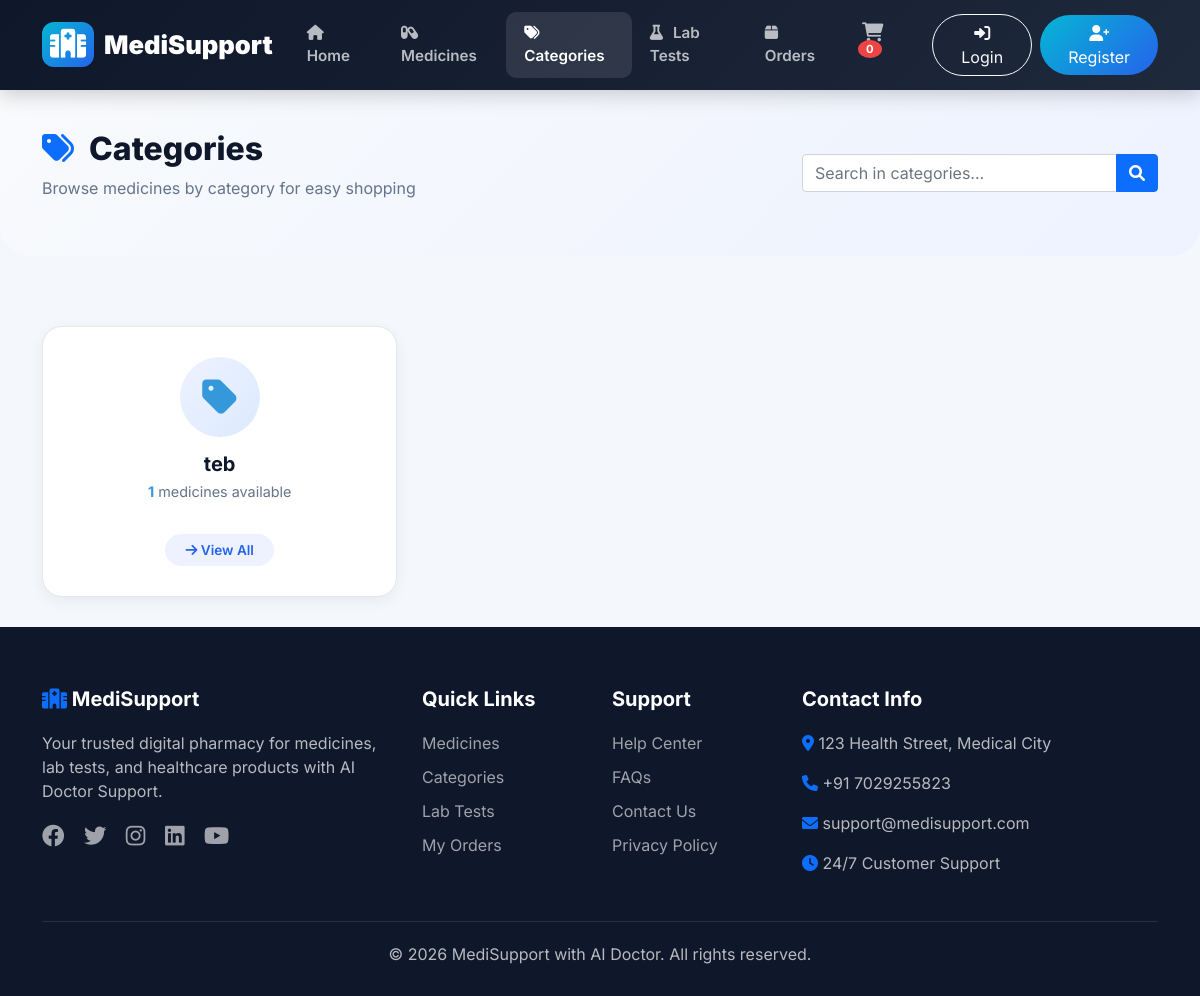
/categories/, run on an earlier commit of the app's database.
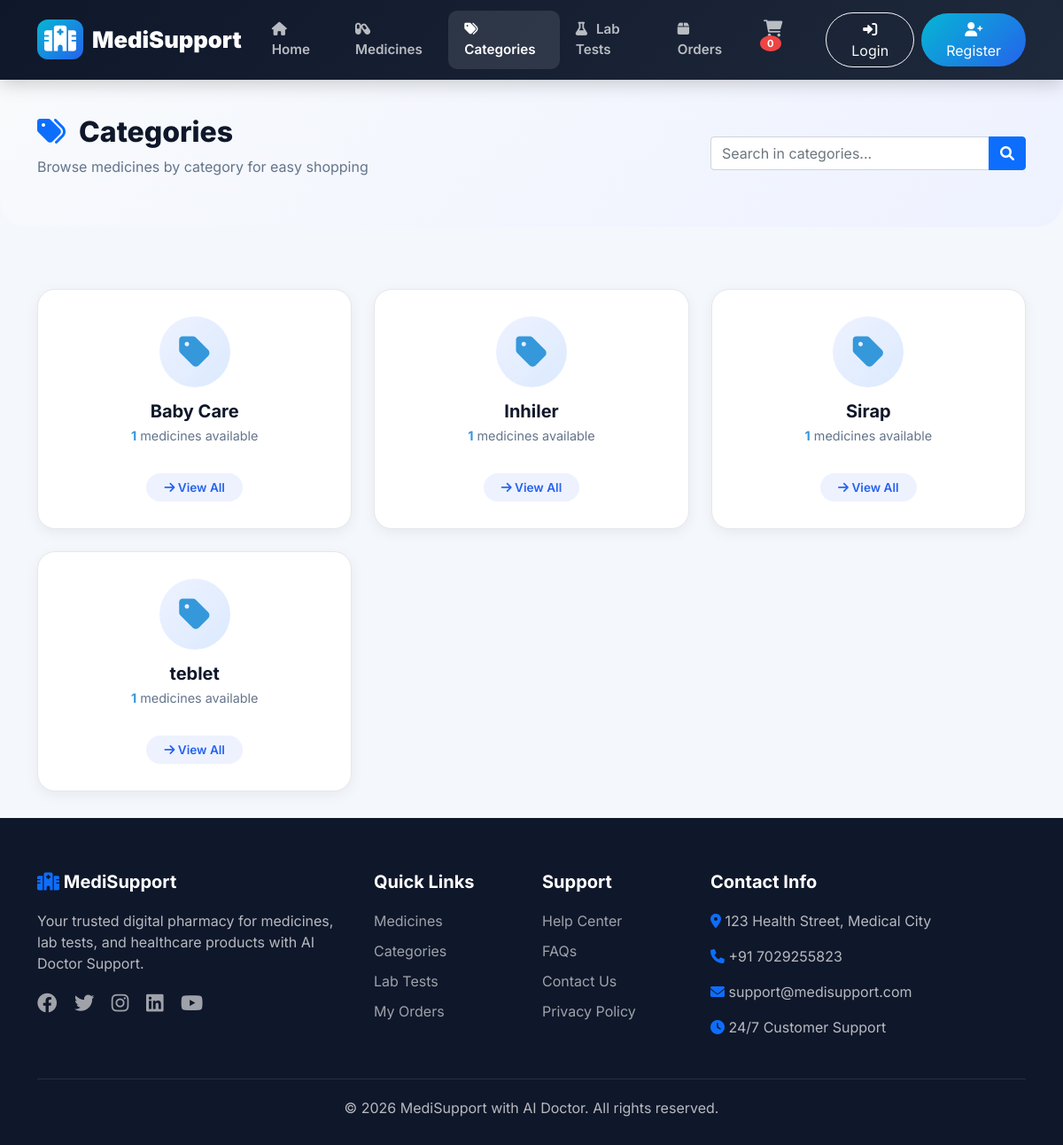
And on a later commit of the database.
### store/models.py (models this page shows, shortened)
class Category(models.Model):
    name = models.CharField(max_length=100)
    description = models.TextField(blank=True)
    created_at = models.DateTimeField(auto_now_add=True, null=True, blank=True)
    updated_at = models.DateTimeField(auto_now=True)
    class Meta:
        verbose_name_plural = "Categories"

### store/views.py (the view)
# urls.py: path('categories/', views.category_list, name='category_list'),
def category_list(request):
    categories = Category.objects.annotate(
        medicine_count=Count('medicines', filter=Q(medicines__is_active=True))
    ).order_by('name')
    context = {
        'categories': categories,
    }
    return render(request, 'Store/categories.html', context)

### store/templates/store/categories.html (shortened to what this page needs)
{% extends 'store/header.html' %}
{% load static %}
{% block content %}
<div class="categories-header">
    <div class="container">
        <div class="row align-items-center">
            <div class="col-lg-8">
                <h2><i class="fas fa-tags text-primary me-2"></i> Categories</h2>
                <p>Browse medicines by category for easy shopping</p>
            </div>
            <div class="col-lg-4">
                <form class="d-flex" method="get" action="{% url 'store:search_medicines' %}">
                    <div class="input-group">
                        <input type="text" name="q" class="form-control"
                               placeholder="Search in categories...">
                        <button class="btn btn-primary" type="submit">
                            <i class="fas fa-search"></i>
                        </button>
                    </div>
                </form>
            </div>
        </div>
    </div>
</div>
<div class="container">
    {% if categories %}
        <div class="category-grid">
            {% for category in categories %}
                    <a href="{% url 'store:category_details' category.id %}" class="category-card">
                        <div class="icon-wrapper">
                            <i class="fas fa-tag"></i>
                        </div>
                        <h5>{{ category.name }}</h5>
                        <p class="medicine-count">
                            <span>{{ category.medicine_count }}</span> medicines available
                        </p>
                        <span class="view-btn">
                            <i class="fas fa-arrow-right"></i> View All
                        </span>
                    </a>
            {% endfor %}
        </div>
    {% endif %}
</div>
{% endblock %}

What changed in the data, as far as the page shows it:
added Category: name "Baby Care", medicine_count "1"
added Category: name "Inhiler", medicine_count "1"
added Category: name "Sirap", medicine_count "1"
changed Category: name "teb" → "teblet"
